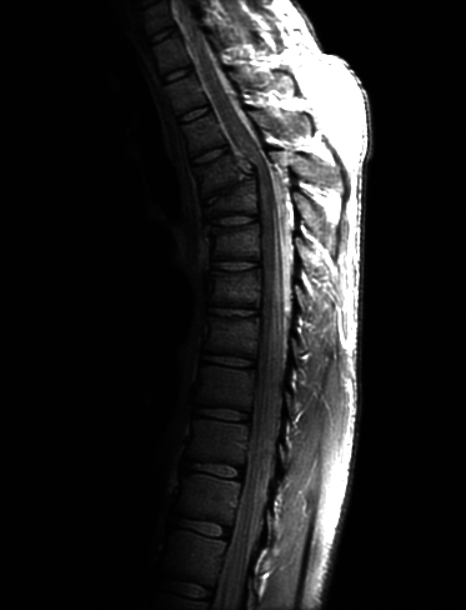
#> input picture Transformações e Histograma/imgs/Fig0308(a)(fractured_spine).tif, 466 x 610 px, shrunk from 746 x 976 before the run
$ python histograma.py
#> lines starting #> are read from the running program, lines starting #| are printed output that depends on the picture
import datetime
import numpy as np
from PIL import Image
import matplotlib.pyplot as plt
import scipy
import cv2

# [73 lines left out: functions plot, plotHistograma, salvar, normalizarHistogramaOpenCV, normalizarHistograma, not called in this run]

def main():
    fig38 = Image.open('imgs/Fig0308(a)(fractured_spine).tif')
#> fig38 is the input picture: PIL image 466x610 L; min 0, max 255, mean 32.6
    enhanceMe = Image.open('imgs/enhance-me.gif')
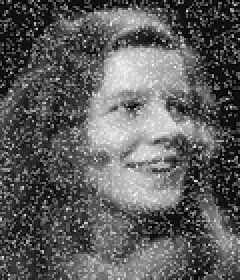
#> input picture Transformações e Histograma/imgs/enhance-me.gif, 120 x 140 px, shrunk from 192 x 224 before the run (shown 2 times larger)
#> enhanceMe is the input picture: PIL image 120x140 L; min 0, max 31, mean 11.4
    jadir = Image.open('imgs/jadirs.jpg')
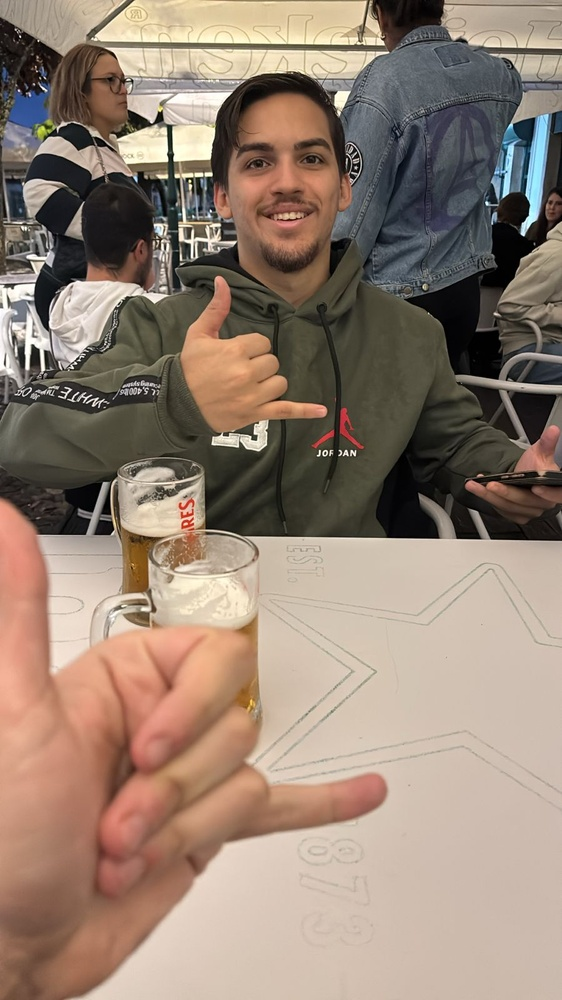
#> input picture Transformações e Histograma/imgs/jadirs.jpg, 562 x 1000 px, shrunk from 900 x 1600 before the run
#> jadir is the input picture: PIL image 562x1000 RGB; mean R, G, B 148.2, 129.5, 115.2
    imagem = None
    enhanceMe = enhanceMe.convert('RGB')
#> enhanceMe: PIL image 120x140 RGB

    print("Escolha a imagem: ")
    print("1 - Fig 3.8 (fractured_spine)")
    print("2 - Enhance me")
    print("3 - Jadir")
    entrada = input()

    match entrada:
        case "1":
            imagem = fig38


        case "2":
            imagem = enhanceMe

        case "3":
            imagem = jadir

        case _:
            print("Opção inválida")
            exit()
#> (the program exits here)
